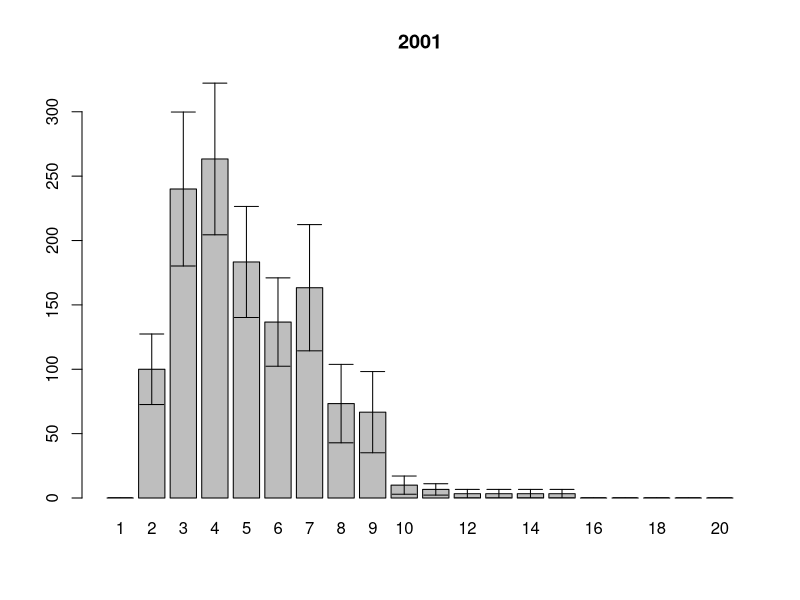
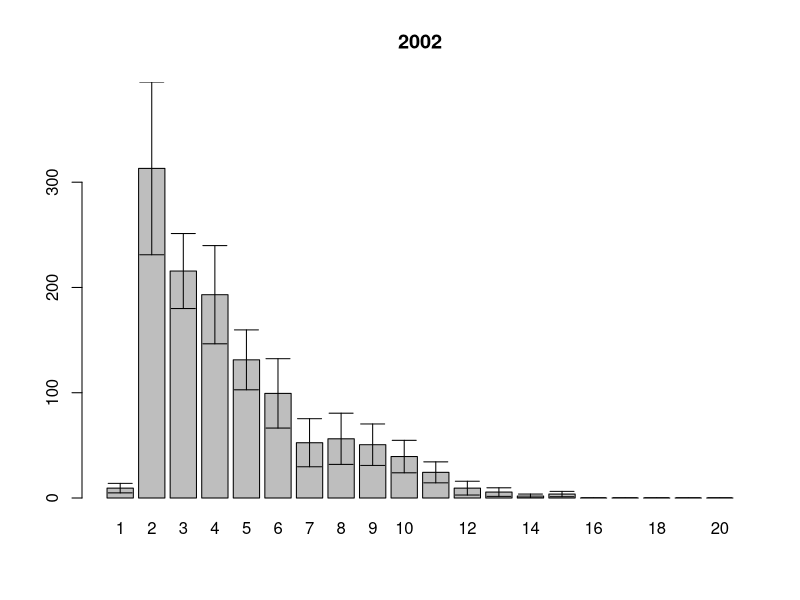
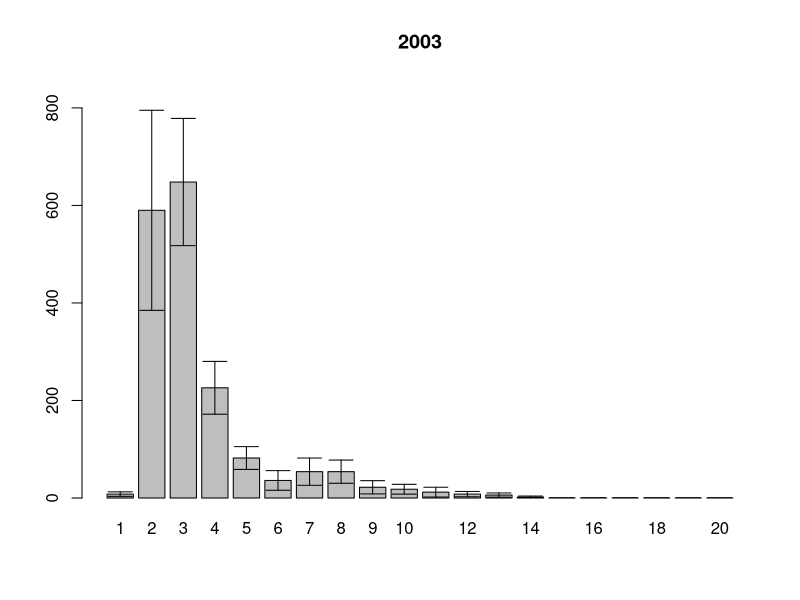
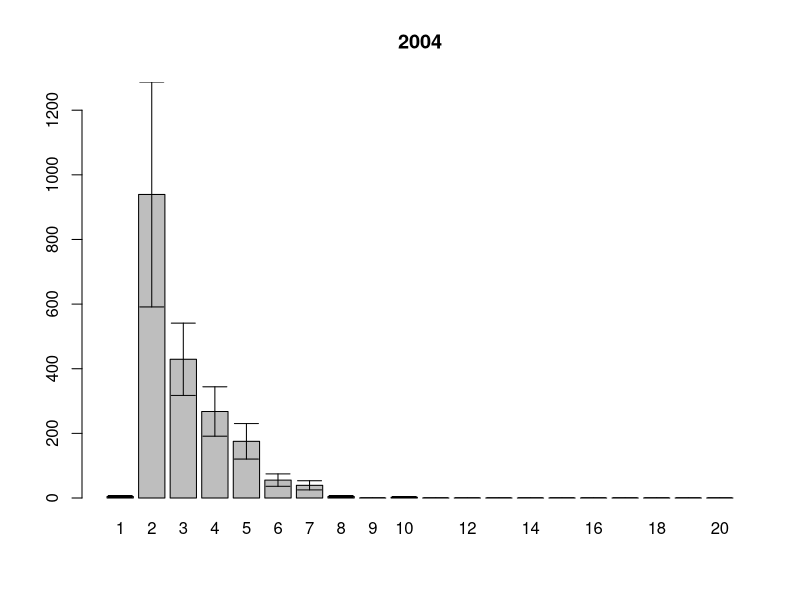
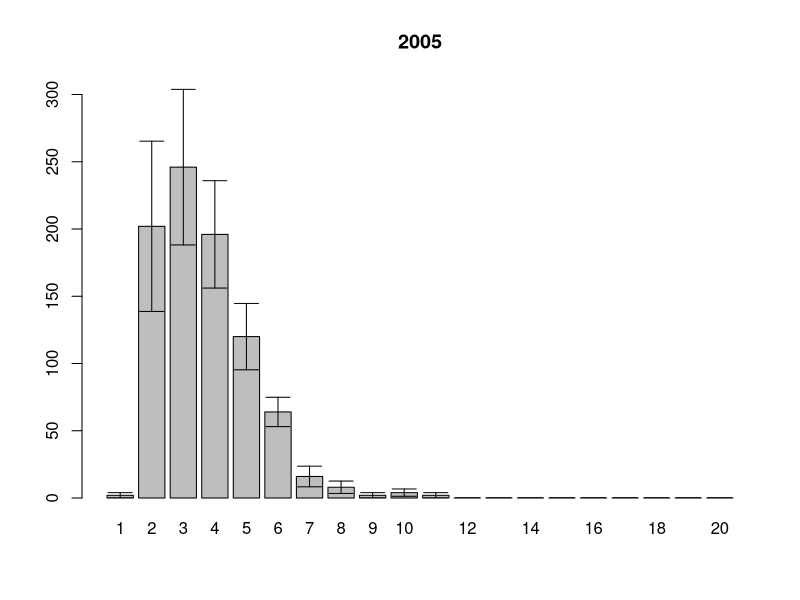
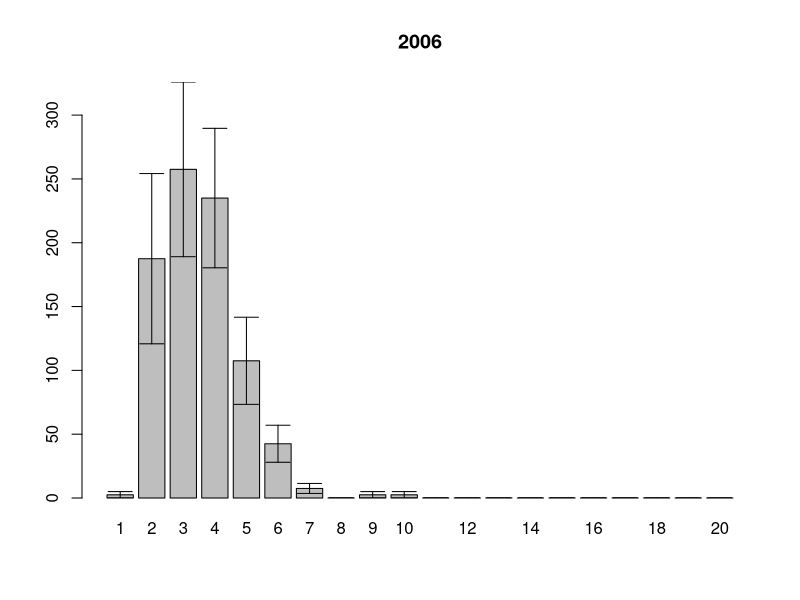
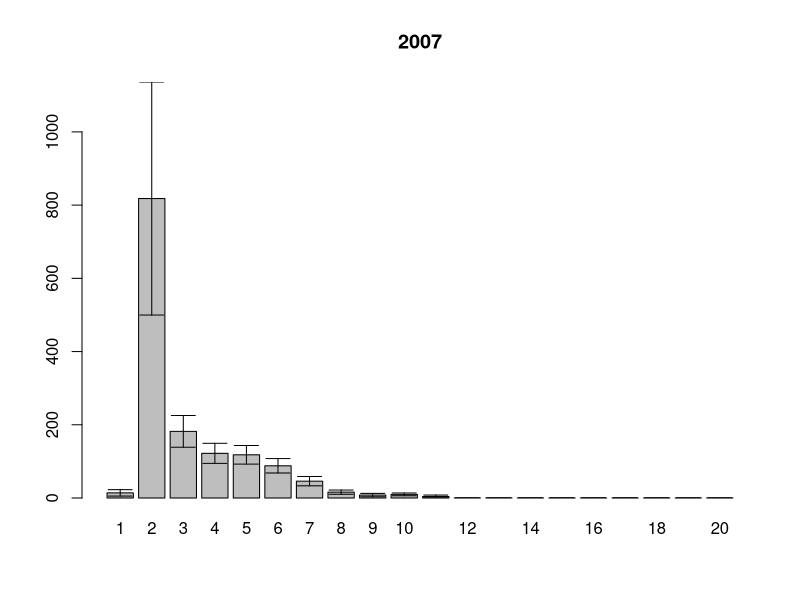
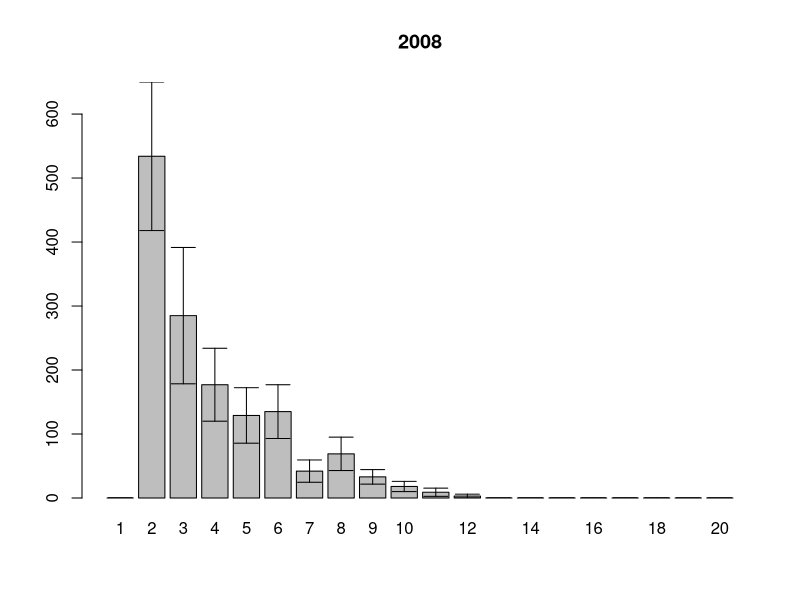

R code for these plots, in order: (Note: this script raises an error after producing the figures.)
setwd("~/Dropbox/PhD_thesis/PhD_thesis/White_Sea/Ryashkov_YuG//")
#setwd("~/note_backup_2013-04-13/PhD_thesis/White_Sea/Ryashkov_YuG//")


ishodnik<-read.table(file="length.csv", sep=";", dec=",", head=T)
samples.squares<-read.table(file="squares.csv", sep=";", dec=",", head=T)
samples.names<-read.table(file="sample.csv", sep=";", dec=",", head=T)
attach(ishodnik)
#year<-factor(year)

## размерная структура суммарно по годам по горизонтам
Length.int<-cut(Length.mm, breaks=seq(0,20,1))

(size.str.table<-table(Length.int,year,sample))

size.str.df<-as.data.frame(size.str.table) # как таблица данных

#убираем те пробы которых на самом деле нету
for (i in 1:length(levels(size.str.df$year)))
{ (xxx<-size.str.df$sample[size.str.df$year==levels(size.str.df$year)[i] ]%in%
     samples.names$sample[samples.names$year==levels(size.str.df$year)[i]])
  antixxx<-as.logical(1-xxx)
  size.str.df$Freq[size.str.df$year==levels(size.str.df$year)[i]][antixxx]<-NA
}


# SUBSET - для фильтрации таблицы данных
# APPLY - кто-то из них для средней и СД по фрейму

#теперь на квадратный метр
size.str.sqmeter<-size.str.df
for (i in 1:length(levels(size.str.sqmeter$year)))
{
  size.str.sqmeter$Freq[size.str.sqmeter$year==levels(size.str.sqmeter$year)[i]]<-size.str.sqmeter$Freq[size.str.sqmeter$year==levels(size.str.sqmeter$year)[i]] * samples.squares$square[samples.squares$year==levels(size.str.sqmeter$year)[i]]
}

#subset(size.str.sqmeter,subset=size.str.sqmeter$year=="1992")

#и среднее??
# tapply выдает как резудьтат матрицу
(mean.sizestr.sqmeter<-t(tapply(size.str.sqmeter$Freq,INDEX=list(size.str.sqmeter$year, size.str.sqmeter$Length.int),FUN=mean, na.rm=T)))
mean.sqmeter.df<-as.data.frame(mean.sizestr.sqmeter)
(sd.sizestr.sqmeter<-tapply(size.str.sqmeter$Freq,INDEX=list(size.str.sqmeter$year, size.str.sqmeter$Length.int),FUN=sd, na.rm=T))

n.samples<-tapply(samples.names$sample,samples.names$year, length )

(sem.sizestr.sqmeter <-t(sd.sizestr.sqmeter/sqrt(as.vector(n.samples))))
sem.sqmeter.df<-as.data.frame(sem.sizestr.sqmeter)

length.class<-seq(1,20,1)

##>2mm mean size structure
(mean.sizestr.sqmeter2<-mean.sizestr.sqmeter[2:20,])
mean.sqmeter.df2<-as.data.frame(mean.sizestr.sqmeter2)
(sd.sizestr.sqmeter2<-sd.sizestr.sqmeter[,2:20])

n.samples<-tapply(samples.names$sample,samples.names$year, length )

(sem.sizestr.sqmeter2<-t(sd.sizestr.sqmeter2/sqrt(as.vector(n.samples))))
sem.sqmeter.df2<-as.data.frame(sem.sizestr.sqmeter2)



length.class2<-seq(2,20,1)


#from R-book 
error.bars<-function(yv,z,nn){
  xv<-
    barplot(yv,ylim=c(0,(max(yv)+max(z))),names=nn)#,ylab=deparse(substitute(yv)))
  g=(max(xv)-min(xv))/50
  for (i in 1:length(xv)) {
    lines(c(xv[i],xv[i]),c(yv[i]+z[i],yv[i]-z[i]))
    lines(c(xv[i]-g,xv[i]+g),c(yv[i]+z[i], yv[i]+z[i]))
    lines(c(xv[i]-g,xv[i]+g),c(yv[i]-z[i], yv[i]-z[i]))
  }}


  for (j in 1:length(colnames(mean.sizestr.sqmeter)))
  {
    pdf(file=paste("YuG", colnames(mean.sizestr.sqmeter)[j], ".pdf",sep="_"))
    error.bars(yv=mean.sizestr.sqmeter[,j], nn=length.class, z=sem.sizestr.sqmeter[,j])
    title(main=colnames(mean.sizestr.sqmeter)[j], xlab="", ylab="")
    dev.off()
  }

#>2mm
for (j in 1:length(colnames(mean.sizestr.sqmeter2)))
{
  pdf(file=paste("YuG2", colnames(mean.sizestr.sqmeter2)[j], ".pdf",sep="_"))
  error.bars(yv=mean.sizestr.sqmeter2[,j], nn=length.class2, z=sem.sizestr.sqmeter2[,j])
  title(main=colnames(mean.sizestr.sqmeter2)[j], xlab="", ylab="")
  dev.off()
}

# to .eps
#for (j in 1:length(colnames(mean.sizestr.sqmeter)))
#{
#  postscript(file=paste("YuG1", colnames(mean.sizestr.sqmeter)[j], ".eps",sep="_"))
#  error.bars(yv=mean.sizestr.sqmeter[,j], nn=length.class, z=sem.sizestr.sqmeter[,j])
#  title(main=colnames(mean.sizestr.sqmeter)[j], xlab="", ylab="")
#  dev.off()
#}

##динамика обилия
(N.sqmeter<-(t(tapply(size.str.sqmeter$Freq, list(size.str.sqmeter$year, size.str.sqmeter$sample), sum))))
(N.mean.sqmeter<-colMeans(N.sqmeter, na.rm=T))
N.sd.sqmeter<-apply(N.sqmeter, 2, sd, na.rm=T)
N.sem.sqmeter<-N.sd.sqmeter/sqrt(n.samples)
(D.n<-N.sem.sqmeter/N.mean.sqmeter*100)

pdf(file="N_dynamic.pdf", family="NimbusSan") # указываем шрифт подпией
plot(y=N.mean.sqmeter, x=names(N.mean.sqmeter),pch=15, main="Южная губа о. Ряшкова",
     #ylim=c(min(N.mean.sqmeter)-max(N.sem.sqmeter), max(N.mean.sqmeter)+max(N.sem.sqmeter)),
     ylim=c(0, max(N.mean.sqmeter)+max(N.sem.sqmeter)),
     xlab="год", ylab="N, экз./кв.м")
lines(seq(as.numeric(min(names(N.mean.sqmeter))),as.numeric(max(names(N.mean.sqmeter))),1), N.mean.sqmeter, pch=1, type="b")
arrows(x0=seq(as.numeric(min(names(N.mean.sqmeter))),as.numeric(max(names(N.mean.sqmeter))),1), 
       x1=seq(as.numeric(min(names(N.mean.sqmeter))),as.numeric(max(names(N.mean.sqmeter))),1),
       y0=N.mean.sqmeter-N.sem.sqmeter, y1=N.mean.sqmeter+N.sem.sqmeter, angle=90, code=3, length=0.1)
dev.off()
embedFonts("N_dynamic.pdf") #встройка шрифтов в файл

##динамика без молод ( больше 2+)
(N2.sqmeter<-(t(tapply(size.str.sqmeter$Freq[size.str.sqmeter$Length.int!="(0,1]"], 
                      list(size.str.sqmeter$year[size.str.sqmeter$Length.int!="(0,1]"],
                           size.str.sqmeter$sample[size.str.sqmeter$Length.int!="(0,1]"]), sum))))
(N2.mean.sqmeter<-colMeans(N2.sqmeter, na.rm=T))
N2.sd.sqmeter<-apply(N2.sqmeter, 2, sd, na.rm=T)
N2.sem.sqmeter<-N2.sd.sqmeter/sqrt(n.samples)
(D.n2<-N2.sem.sqmeter/N2.mean.sqmeter*100)

write.table(N2.mean.sqmeter, file="YuG_N2.csv", sep=";", dec=",")

pdf(file="N2_dynamic.pdf", family="NimbusSan") # указываем шрифт подпией
plot(y=N2.mean.sqmeter, x=names(N2.mean.sqmeter),pch=15, main="Южная губа о. Ряшкова",
     #ylim=c(min(N2.mean.sqmeter)-max(N2.sem.sqmeter), max(N2.mean.sqmeter)+max(N2.sem.sqmeter)),
     ylim=c(0, max(N2.mean.sqmeter)+max(N2.sem.sqmeter)),
     xlab="год", ylab="N, экз./кв.м")
lines(seq(as.numeric(min(names(N2.mean.sqmeter))),as.numeric(max(names(N2.mean.sqmeter))),1), N2.mean.sqmeter, pch=1, type="b")
arrows(x0=seq(as.numeric(min(names(N2.mean.sqmeter))),as.numeric(max(names(N2.mean.sqmeter))),1), 
       x1=seq(as.numeric(min(names(N2.mean.sqmeter))),as.numeric(max(names(N2.mean.sqmeter))),1),
       y0=N2.mean.sqmeter-N2.sem.sqmeter, y1=N2.mean.sqmeter+N2.sem.sqmeter, angle=90, code=3, length=0.1)
dev.off()
embedFonts("N2_dynamic.pdf") #встройка шрифтов в файл

##про численность 2+
(N2.01.10<-(t(tapply(size.str.sqmeter$Freq[size.str.sqmeter$Length.int!="(0,1]" 
                                           & as.vector(size.str.sqmeter$year)<=2010], 
                     list(size.str.sqmeter$year[size.str.sqmeter$Length.int!="(0,1]" 
                                                & as.vector(size.str.sqmeter$year)<=2010],
                          size.str.sqmeter$sample[size.str.sqmeter$Length.int!="(0,1]" 
                                                  & as.vector(size.str.sqmeter$year)<=2010]),
                     sum))))
(N2.mean.01.10<-mean(as.vector(N2.01.10), na.rm=T))
(N2.sd.01.10<-sd(as.vector(N2.01.10), na.rm=T))
N2.sem.01.10<-N2.sd.01.10/sqrt(sum(n.samples[1:(2010-2001+1)]))
(D.n2.01.10<-N2.sem.01.10/N2.mean.01.10*100)

#Kruskal-wollis
(N2.df<-data.frame(samples.names, as.vector(N2.sqmeter)[!is.na(as.vector(N2.sqmeter))]))
kruskal.test(N2.df$as.vector.N2.sqmeter...is.na.as.vector.N2.sqmeter... ~ N2.df$year)
  boxplot(N2.df$as.vector.N2.sqmeter...is.na.as.vector.N2.sqmeter... ~ N2.df$year)
(tukey.01.12<-TukeyHSD(aov(lm(N2.df$as.vector.N2.sqmeter...is.na.as.vector.N2.sqmeter... ~ as.factor(N2.df$year)))))


N2.01.10.df<-data.frame(subset(samples.names, subset=samples.names$year<=2010),as.vector(N2.01.10)[!is.na(as.vector(N2.01.10))])
kruskal.test(N2.01.10.df$as.vector.N2.01.10...is.na.as.vector.N2.01.10... ~ N2.01.10.df$year)
boxplot(N2.01.10.df$as.vector.N2.01.10...is.na.as.vector.N2.01.10... ~ N2.01.10.df$year)
(tukey.01.10<-TukeyHSD(aov(lm(N2.01.10.df$as.vector.N2.01.10...is.na.as.vector.N2.01.10... ~ as.factor(N2.01.10.df$year)))))
write.table(tukey.01.10$'as.factor(N2.01.10.df$year)', file="tukey_92_98.csv", dec=",", sep=";")


## динамика максимального размера
str(ishodnik)
(Length.max<-tapply(Length.mm, year, max, na.rm=T))
#plot(x=names(Length.max), y=Length.max, type=none)


pdf(file="L_max.pdf", family="NimbusSan") # указываем шрифт подпией
plot(x=names(Length.max), y=Length.max, type="none", main="Южная губа о. Ряшкова", xlab="год", ylab="L max, мм")
lines(x=names(Length.max), y=Length.max, pch=1, type="b")
dev.off()
embedFonts("L_max.pdf") #встройка шрифтов в файл


## рассчетная биомасса по Максимовичу и др., 1993
biomass.count<-0.00016*(Length.mm^2.96)
(biomass.samples<-tapply(biomass.count, list(year, sample), sum, na.rm=T))

(biomass.sqmeter<-biomass.samples*samples.squares$square)

(B.mean.sqmeter<-rowMeans(biomass.sqmeter, na.rm=T))
(B.sd.sqmeter<-apply(biomass.sqmeter, 1, sd, na.rm=T))
n.samples<-tapply(samples.names$sample,samples.names$year, length )
(B.sem.sqmeter<-B.sd.sqmeter/sqrt(n.samples))
(D.b<-B.sem.sqmeter/B.mean.sqmeter*100)

pdf(file="B_count_dynamic.pdf", family="NimbusSan") # указываем шрифт подпией
plot(y=B.mean.sqmeter, x=names(B.mean.sqmeter),pch=15, main="Южная губа о. Ряшков", 
     ylim=c(min(B.mean.sqmeter)-max(B.sem.sqmeter), max(B.mean.sqmeter)+max(B.sem.sqmeter)),
     xlab="год", ylab="B, г/кв.м")
lines(seq(as.numeric(min(names(B.mean.sqmeter))),as.numeric(max(names(B.mean.sqmeter))),1), B.mean.sqmeter, pch=1, type="b")
arrows(x0=seq(as.numeric(min(names(B.mean.sqmeter))),as.numeric(max(names(B.mean.sqmeter))),1), 
       x1=seq(as.numeric(min(names(B.mean.sqmeter))),as.numeric(max(names(B.mean.sqmeter))),1),
       y0=B.mean.sqmeter-B.sem.sqmeter, y1=B.mean.sqmeter+B.sem.sqmeter, angle=90, code=3, length=0.1)
dev.off()
embedFonts("B_count_dynamic.pdf") #встройка шрифтов в файл

## рассчетная биомасса только с учетом >1mm особей
biomass2.count<-0.00016*(Length.mm[Length.mm>1.0]^2.96)
(biomass2.samples<-tapply(biomass2.count, list(year[Length.mm>1.0], sample[Length.mm>1.0]), sum, na.rm=T))

(biomass2.sqmeter<-biomass2.samples*samples.squares$square)

(B2.mean.sqmeter<-rowMeans(biomass2.sqmeter, na.rm=T))
(B2.sd.sqmeter<-apply(biomass.sqmeter, 1, sd, na.rm=T))
n.samples<-tapply(samples.names$sample,samples.names$year, length )
(B2.sem.sqmeter<-B.sd.sqmeter/sqrt(n.samples))
(D.b2<-B2.sem.sqmeter/B2.mean.sqmeter*100)

pdf(file="B2_count_dynamic.pdf", family="NimbusSan") # указываем шрифт подпией
plot(y=B2.mean.sqmeter, x=names(B2.mean.sqmeter),pch=15, main="Южная губа о. Ряшков", 
     ylim=c(min(B2.mean.sqmeter)-max(B2.sem.sqmeter), max(B2.mean.sqmeter)+max(B2.sem.sqmeter)),
     xlab="год", ylab="B, г/кв.м")
lines(seq(as.numeric(min(names(B2.mean.sqmeter))),as.numeric(max(names(B2.mean.sqmeter))),1), B2.mean.sqmeter, pch=1, type="b")
arrows(x0=seq(as.numeric(min(names(B2.mean.sqmeter))),as.numeric(max(names(B2.mean.sqmeter))),1), 
       x1=seq(as.numeric(min(names(B2.mean.sqmeter))),as.numeric(max(names(B2.mean.sqmeter))),1),
       y0=B2.mean.sqmeter-B2.sem.sqmeter, y1=B2.mean.sqmeter+B2.sem.sqmeter, angle=90, code=3, length=0.1)
dev.off()
embedFonts("B2_count_dynamic.pdf") #встройка шрифтов в файл

#влияние особей <=1mm на рассчетную биомассу
pdf(file="B_B2_compare.pdf", family="NimbusSan") # указываем шрифт подпией
plot(y=B.mean.sqmeter, x=names(B.mean.sqmeter),pch=15, main="Южная губа о. Ряшков", type="n",
     ylim=c(min(min(B.mean.sqmeter)-max(B.sem.sqmeter), min(B2.mean.sqmeter)-max(B2.sem.sqmeter)), 
            max(max(B.mean.sqmeter)+max(B.sem.sqmeter), max(B2.mean.sqmeter)+max(B2.sem.sqmeter))),
     xlab="год", ylab="B, г/кв.м")
#B
lines(seq(as.numeric(min(names(B.mean.sqmeter))),as.numeric(max(names(B.mean.sqmeter))),1), B.mean.sqmeter, pch=15, col=2, type="b")
arrows(x0=seq(as.numeric(min(names(B.mean.sqmeter))),as.numeric(max(names(B.mean.sqmeter))),1), 
       x1=seq(as.numeric(min(names(B.mean.sqmeter))),as.numeric(max(names(B.mean.sqmeter))),1),
       y0=B.mean.sqmeter-B.sem.sqmeter, y1=B.mean.sqmeter+B.sem.sqmeter, angle=90, code=3, length=0.1, col=2)
#B2
lines(seq(as.numeric(min(names(B2.mean.sqmeter))),as.numeric(max(names(B2.mean.sqmeter))),1), B2.mean.sqmeter, pch=2, col=4, type="b")
arrows(x0=seq(as.numeric(min(names(B2.mean.sqmeter))),as.numeric(max(names(B2.mean.sqmeter))),1), 
       x1=seq(as.numeric(min(names(B2.mean.sqmeter))),as.numeric(max(names(B2.mean.sqmeter))),1),
       y0=B2.mean.sqmeter-B2.sem.sqmeter, y1=B2.mean.sqmeter+B2.sem.sqmeter, angle=90, code=3, length=0.1, col=4)
dev.off()
embedFonts("B_B2_compare.pdf") #встройка шрифтов в файл


## динамика молоди <2mm и половозрелых  >8mm


(young.old.int<-cut(Length.mm, breaks=c(1,2.5,7.9,max(Length.mm, na.rm=T))))

(young.old.table<-table(young.old.int,year,sample))

young.old.df<-as.data.frame(young.old.table) # как таблица данных

#убираем те пробы которых на самом деле нету
for (i in 1:length(levels(young.old.df$year)))
{ (xxx<-young.old.df$sample[young.old.df$year==levels(young.old.df$year)[i] ]%in%
     samples.names$sample[samples.names$year==levels(young.old.df$year)[i]])
  antixxx<-as.logical(1-xxx)
  young.old.df$Freq[young.old.df$year==levels(young.old.df$year)[i]][antixxx]<-NA
}

#теперь на квадратный метр
young.old.sqmeter<-young.old.df
for (i in 1:length(levels(young.old.sqmeter$year)))
{
  young.old.sqmeter$Freq[young.old.sqmeter$year==levels(young.old.sqmeter$year)[i]]<-
    young.old.sqmeter$Freq[young.old.sqmeter$year==levels(young.old.sqmeter$year)[i]] * 
    samples.squares$square[samples.squares$year==levels(young.old.sqmeter$year)[i]]
}



(mean.young.old.sqmeter<-t(tapply(young.old.sqmeter$Freq,INDEX=list(young.old.sqmeter$year, young.old.sqmeter$young.old.int),FUN=mean, na.rm=T)))

(sd.young.old.sqmeter<-tapply(young.old.sqmeter$Freq,INDEX=list(young.old.sqmeter$year, young.old.sqmeter$young.old.int),FUN=sd, na.rm=T))

n.samples<-tapply(samples.names$sample,samples.names$year, length )

(sem.young.old.sqmeter <-t(sd.young.old.sqmeter/sqrt(as.vector(n.samples))))

write.table(t(mean.young.old.sqmeter), file="YuG_young_old_mean.csv", sep=";", dec=",")

#корреляция - молодь и половозрелые
(spearman.young.old.mean<-cor.test(mean.young.old.sqmeter[1,], mean.young.old.sqmeter[3,], method="spearman"))


# молодь и половозрелые - график
pdf(file="young_old.pdf", family="NimbusSan") # указываем шрифт подпией
plot(y=mean.young.old.sqmeter[1,], x=colnames(mean.young.old.sqmeter),pch=15, type="n", main="Южная губа о. Ряшков", 
     #     ylim=c(min(mean.young.old.sqmeter[1,], mean.young.old.sqmeter[3,])-max(sem.young.old.sqmeter[1,], sem.young.old.sqmeter[3,]), 
     #            max(mean.young.old.sqmeter[1,], mean.young.old.sqmeter[3,])+max(sem.young.old.sqmeter[1,], sem.young.old.sqmeter[3,])),
     ylim=c(0, 
            max(mean.young.old.sqmeter[1,], mean.young.old.sqmeter[3,])+max(sem.young.old.sqmeter[1,], sem.young.old.sqmeter[3,])),
     xlab="год", ylab="N, экз./кв.м")
#молодь
lines(seq(as.numeric(min(colnames(mean.young.old.sqmeter))),as.numeric(max(colnames(mean.young.old.sqmeter))),1), 
      mean.young.old.sqmeter[1,], pch=15, type="b", col=2)
arrows(x0=seq(as.numeric(min(colnames(mean.young.old.sqmeter))),as.numeric(max(colnames(mean.young.old.sqmeter))),1), 
       x1=seq(as.numeric(min(colnames(mean.young.old.sqmeter))),as.numeric(max(colnames(mean.young.old.sqmeter))),1),
       y0=mean.young.old.sqmeter[1,]-sem.young.old.sqmeter[1,], 
       y1=mean.young.old.sqmeter[1,]+sem.young.old.sqmeter[1,], angle=90, code=3, length=0.1, col=2)
#половозрелые
lines(seq(as.numeric(min(colnames(mean.young.old.sqmeter))),as.numeric(max(colnames(mean.young.old.sqmeter))),1), 
      mean.young.old.sqmeter[3,], pch=16, type="b", col=4)
arrows(x0=seq(as.numeric(min(colnames(mean.young.old.sqmeter))),as.numeric(max(colnames(mean.young.old.sqmeter))),1), 
       x1=seq(as.numeric(min(colnames(mean.young.old.sqmeter))),as.numeric(max(colnames(mean.young.old.sqmeter))),1),
       y0=mean.young.old.sqmeter[3,]-sem.young.old.sqmeter[3,], 
       y1=mean.young.old.sqmeter[3,]+sem.young.old.sqmeter[3,], angle=90, code=3, length=0.1, col=4)
dev.off()
embedFonts("young_old.pdf") #встройка шрифтов в файл

#динамика молоди и половозрелых в %
(sum.young.old<-t(tapply(young.old.sqmeter$Freq[young.old.sqmeter$young.old.int!="(0,1]"],
                         INDEX=list(young.old.sqmeter$year[young.old.sqmeter$young.old.int!="(0,1]"], 
                                    young.old.sqmeter$young.old.int[young.old.sqmeter$young.old.int!="(0,1]"]),
                         FUN=sum, na.rm=T)))
(young.old.percents<-t(t(sum.young.old)/colSums(sum.young.old, na.rm=T))*100)

write.table(t(young.old.percents), file="YuG_young_old_percent.csv", sep=";", dec=",")

#корреляция - молодь и половозрелые в %
str(young.old.percents)
(spearman.young.old.sum.percent<-cor.test(young.old.percents[1,2:12], young.old.percents[3,1:11], method="spearman"))
plot(x=young.old.percents[3,1:11], y=young.old.percents[1,2:12])

#и график в %
pdf(file="young_old_percents.pdf", family="NimbusSan") # указываем шрифт подпией
plot(y=young.old.percents[1,], x=colnames(young.old.percents),pch=15, type="n", main="Южная губа о. Ряшков", 
     #     ylim=c(min(young.old.percents[1,], young.old.percents[3,])-max(sem.young.old.sqmeter[1,], sem.young.old.sqmeter[3,]), 
     #            max(young.old.percents[1,], young.old.percents[3,])+max(sem.young.old.sqmeter[1,], sem.young.old.sqmeter[3,])),
     ylim=c(0, 
            max(young.old.percents[1,], young.old.percents[3,])),
     xlab="год", ylab="доля от общей численности, %")
#молодь
lines(seq(as.numeric(min(colnames(young.old.percents))),as.numeric(max(colnames(young.old.percents))),1), 
      young.old.percents[1,], pch=15, type="b", col=2)
#половозрелые
lines(seq(as.numeric(min(colnames(young.old.percents))),as.numeric(max(colnames(young.old.percents))),1), 
      young.old.percents[3,], pch=16, type="b", col=4)
dev.off()
embedFonts("young_old_percents.pdf") #встройка шрифтов в файл

# численность общая и численность молоди - график
pdf(file="young_all.pdf", family="NimbusSan") # указываем шрифт подпией
plot(y=N2.mean.sqmeter, x=colnames(mean.young.old.sqmeter),pch=15, type="n", main="Южная губа о. Ряшков", 
     #     ylim=c(min(mean.young.old.sqmeter[1,], mean.young.old.sqmeter[3,])-max(sem.young.old.sqmeter[1,], sem.young.old.sqmeter[3,]), 
     #            max(mean.young.old.sqmeter[1,], mean.young.old.sqmeter[3,])+max(sem.young.old.sqmeter[1,], sem.young.old.sqmeter[3,])),
     ylim=c(0, 
            max(mean.young.old.sqmeter[1,], N2.mean.sqmeter)+max(sem.young.old.sqmeter[1,], N2.sem.sqmeter)),
     xlab="год", ylab="N, экз./кв.м")
#молодь
lines(seq(as.numeric(min(colnames(mean.young.old.sqmeter))),as.numeric(max(colnames(mean.young.old.sqmeter))),1), 
      mean.young.old.sqmeter[1,], pch=15, type="b", col=2)
arrows(x0=seq(as.numeric(min(colnames(mean.young.old.sqmeter))),as.numeric(max(colnames(mean.young.old.sqmeter))),1), 
       x1=seq(as.numeric(min(colnames(mean.young.old.sqmeter))),as.numeric(max(colnames(mean.young.old.sqmeter))),1),
       y0=mean.young.old.sqmeter[1,]-sem.young.old.sqmeter[1,], 
       y1=mean.young.old.sqmeter[1,]+sem.young.old.sqmeter[1,], angle=90, code=3, length=0.1, col=2)
#все
lines(seq(as.numeric(min(colnames(mean.young.old.sqmeter))),as.numeric(max(colnames(mean.young.old.sqmeter))),1), 
      N2.mean.sqmeter, pch=16, type="b", col=4)
arrows(x0=seq(as.numeric(min(colnames(mean.young.old.sqmeter))),as.numeric(max(colnames(mean.young.old.sqmeter))),1), 
       x1=seq(as.numeric(min(colnames(mean.young.old.sqmeter))),as.numeric(max(colnames(mean.young.old.sqmeter))),1),
       y0=N2.mean.sqmeter-N2.sem.sqmeter, 
       y1=N2.mean.sqmeter+N2.sem.sqmeter, angle=90, code=3, length=0.1, col=4)
dev.off()
embedFonts("young_old.pdf") #встройка шрифтов в файл

##  численность молоди и биомасса половозрелых
##рассчетная биомасса только с учетом >8mm особей
biomass8.count<-0.00016*(Length.mm[Length.mm>8.0]^2.96)
(biomass8.samples<-tapply(biomass8.count, list(year[Length.mm>8.0], sample[Length.mm>8.0]), sum, na.rm=T))

(biomass8.sqmeter<-biomass8.samples*samples.squares$square)

(B8.mean.sqmeter<-rowMeans(biomass8.sqmeter, na.rm=T))
(B8.sd.sqmeter<-apply(biomass8.sqmeter, 1, sd, na.rm=T))
n.samples<-tapply(samples.names$sample,samples.names$year, length )
(B8.sem.sqmeter<-B8.sd.sqmeter/sqrt(n.samples))

write.table(B8.mean.sqmeter, file="YuG_biomass_old.csv", sep=";", dec=",")
